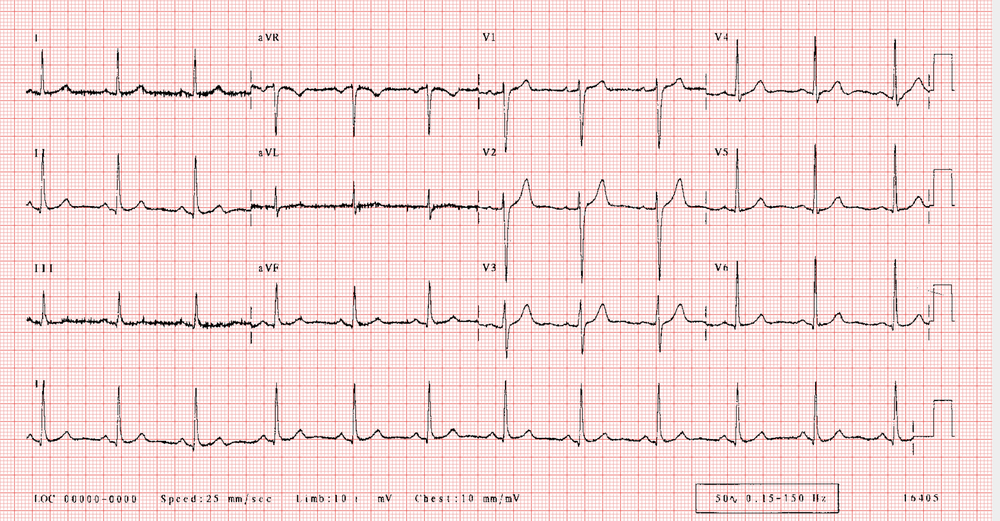
#> input picture ECGDigitizing/Attempts/ECGNormal.png, 1000 x 521 px, shrunk from 3314 x 1726 before the run
$ python IEEEPaperImplementation.py
#> lines starting #> are read from the running program, lines starting #| are printed output that depends on the picture
#Said paper -> https://www.ncbi.nlm.nih.gov/pmc/articles/PMC4652928/#ref10

import cv2
import numpy
#24 bit to 8 bit grayscale conversion
im = cv2.imread('ECGNormal.png')
#> im is the input picture: shape (521, 1000, 3); mean B, G, R 218.2, 218.8, 244.1
gray = cv2.cvtColor(im, cv2.COLOR_BGR2GRAY)
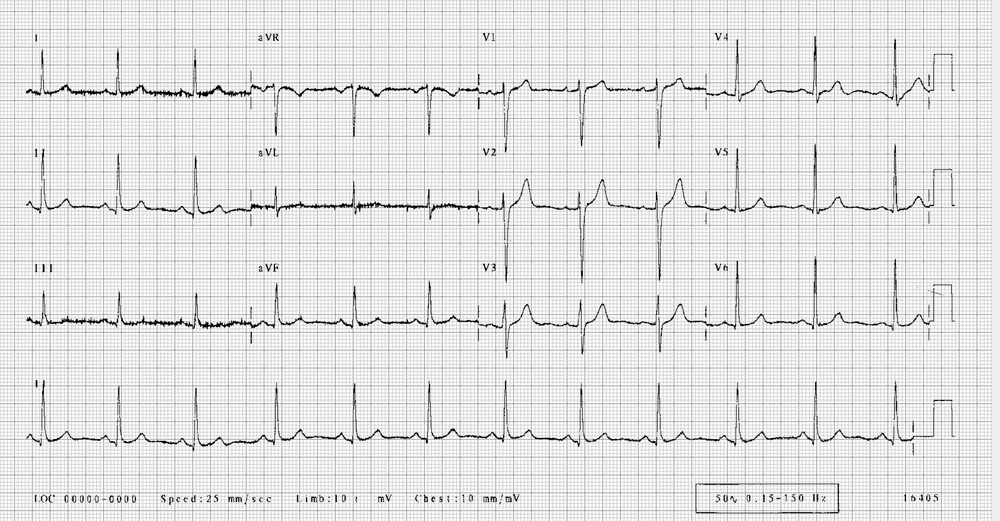
#> gray: shape (521, 1000); min 0, max 255, mean 226.3

cv2.imwrite('ECGGray.png', gray)
